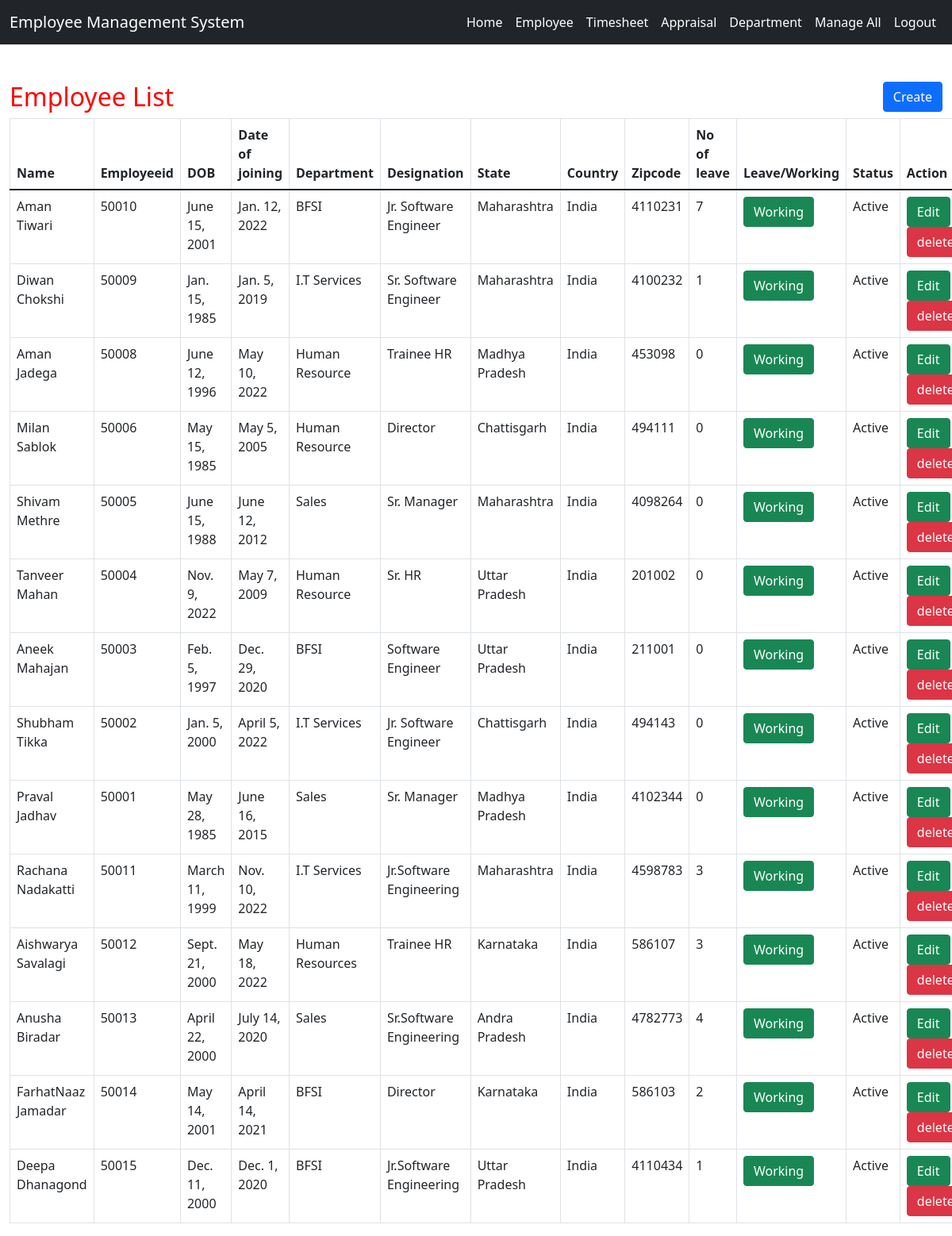
The page /employee-list (signed in) on the database its author committed.
### Employeeapp_/models.py (models this page shows, shortened)
class Employe(models.Model):
    name = models.CharField(max_length=35, null=True, blank=True)
    dob = models.DateField(null=True, blank=True)
    doj = models.DateField(null=True, blank=True)
    department = models.CharField(max_length=40, null=True, blank=True)
    post = models.CharField(max_length=40, null=True, blank=True)
    address = models.CharField(max_length=100, null=True, blank=True)
    employeeid = models.CharField(max_length=40,primary_key=True)
    country = models.CharField(max_length=35, null=True, blank=True)
    zipcode = models.CharField(max_length=20, null=True, blank=True)
    state = models.CharField(max_length=30, null=True, blank=True)
    active = models.BooleanField(default=True)
    leave_count = models.IntegerField(null=True, blank=True, default=0)
    on_leave = models.BooleanField(default=False)

### Employeeapp_/views.py (the view)
# urls.py: path('employee-list',views.employee_list, name="employee_list"),
@login_required
def employee_list(request):
    em_dta = Employe.objects.filter()
    bit = {'employee':em_dta}
    return render(request, 'employee_list.html',bit)

### Employeeapp_/templates/employee_list.html (shortened to what this page needs)
{% extends 'home.html' %}
{% block body %}
<link rel = stylesheet href = "//cdn.datatables.net/1.10.19/css/jquery.dataTables.min.css" defer>
<div  class="container-fluid">
        <h2 style="color:red;margin-top:4%">Employee List
            <a href="{% url 'create_employee' %}"><button class="btn btn-primary" align="right" style="float:right">Create</button></a>
        </h2>
        <table class="table table-bordered" id="myTable">
  <thead>
  <tr>
    <th>Name</th>
    <th>Employeeid</th>
    <th>DOB</th>
    <th>Date of joining</th>
      <th>Department</th>
      <th>Designation</th>
    <th>State</th>
    <th>Country</th>
    <th>Zipcode</th>
    <th>No of leave</th>
    <th>Leave/Working</th>
    <th>Status</th>
    <th>Action</th>
  </tr>
  </thead>
   <tbody>
    {% for i in employee %}
  <tr>
    <td>{{i.name}}</td>
    <td>{{i.employeeid}}</td>
    <td>{{i.dob}}</td>
    <td>{{i.doj}}</td>
      <td>{{i.department}}</td>
      <td>{{i.post}}</td>
      <td>{{i.state}}</td>
      <td>{{i.country}}</td>
      <td>{{i.zipcode}}</td>
      <td>{{i.leave_count}}</td>
      <td>{% if i.on_leave %}
        <a href="{% url 'leave_status' i.employeeid %}" onclick="return confirm('Are you sure, You are working today?')"><button class="btn btn-danger">Leave</button></a>
          {% else %}
          <a href="{% url 'leave_status' i.employeeid %}"  onclick="return confirm('Are you sure, You are applying for leave?')"><button class="btn btn-success">Working</button></a>
        {% endif %}</td>
      <td>{% if i.active %}Active{% else %}Inactive{% endif %}</td>
    <td><a href="{% url 'edit_employee' i.employeeid %}" ><button class="btn btn-success">Edit</button></a>
        <a href="{% url 'delete_employee' i.employeeid %}" onclick="return confirm('Are you sure?')"><button class="btn btn-danger">delete</button></a>
    </td>
  </tr>
    {% endfor %}
    </tbody>
</table>
</div>
{% endblock  %}

### Employeeapp_/templates/home.html (shortened to what this page needs)
<!doctype html>
{% load static %}
<html lang="en">
  <head>
    <link href="https://cdn.jsdelivr.net/npm/bootstrap@5.1.3/dist/css/bootstrap.min.css" rel="stylesheet">
  </head>
  <body>
    <nav class="navbar navbar-expand-lg navbar-dark bg-dark">
      <div class="container-fluid">
        <a class="navbar-brand" href="http://127.0.0.1:8000/home/">
          Employee Management System
        </a>
        <div class="collapse navbar-collapse" id="navbarTogglerDemo03">
          <div class="d-flex">
            <ul class="navbar-nav me-auto mb-2 mb-lg-0">
            <li class="nav-item">
              <a class="nav-link active" aria-current="page" href="/home">Home</a>
            </li>
            <li class="nav-item">
              <a class="nav-link active" aria-current="page" href="/employee-list">Employee</a>
            </li>
            <li class="nav-item">
              <a class="nav-link active" aria-current="page" href="/timesheet-list">Timesheet</a>
            </li>
            <li class="nav-item">
              <a class="nav-link active" aria-current="page" href="/appraisal-list">Appraisal</a>
            </li>
            <li class="nav-item">
              <a class="nav-link active" aria-current="page" href="/department-list">Department</a>
            </li>
            <li class="nav-item">
              <a class="nav-link active" aria-current="page" href="/manage-list">Manage All</a>
            </li>
            <li class="nav-item">
              <a class="nav-link active" aria-current="page" href="/logout">Logout</a>
            </li>
          </ul>
          </div>
        </div>
      </div>
    </nav>
    {% block body %}{% endblock  %}
  </body>
</html>

### rows shown on the page
Employe: name "Aman Tiwari", employeeid "50010", dob "June 15, 2001", doj "Jan. 12, 2022", department "BFSI", post "Jr. Software Engineer", state "Maharashtra", country "India", zipcode "4110231", leave_count "7", on_leave "Working", active "Active"
Employe: name "Diwan Chokshi", employeeid "50009", dob "Jan. 15, 1985", doj "Jan. 5, 2019", department "I.T Services", post "Sr. Software Engineer", state "Maharashtra", country "India", zipcode "4100232", leave_count "1", on_leave "Working", active "Active"
Employe: name "Aman Jadega", employeeid "50008", dob "June 12, 1996", doj "May 10, 2022", department "Human Resource", post "Trainee HR", state "Madhya Pradesh", country "India", zipcode "453098", leave_count "0", on_leave "Working", active "Active"
Employe: name "Milan Sablok", employeeid "50006", dob "May 15, 1985", doj "May 5, 2005", department "Human Resource", post "Director", state "Chattisgarh", country "India", zipcode "494111", leave_count "0", on_leave "Working", active "Active"
Employe: name "Shivam Methre", employeeid "50005", dob "June 15, 1988", doj "June 12, 2012", department "Sales", post "Sr. Manager", state "Maharashtra", country "India", zipcode "4098264", leave_count "0", on_leave "Working", active "Active"
Employe: name "Tanveer Mahan", employeeid "50004", dob "Nov. 9, 2022", doj "May 7, 2009", department "Human Resource", post "Sr. HR", state "Uttar Pradesh", country "India", zipcode "201002", leave_count "0", on_leave "Working", active "Active"
Employe: name "Aneek Mahajan", employeeid "50003", dob "Feb. 5, 1997", doj "Dec. 29, 2020", department "BFSI", post "Software Engineer", state "Uttar Pradesh", country "India", zipcode "211001", leave_count "0", on_leave "Working", active "Active"
Employe: name "Shubham Tikka", employeeid "50002", dob "Jan. 5, 2000", doj "April 5, 2022", department "I.T Services", post "Jr. Software Engineer", state "Chattisgarh", country "India", zipcode "494143", leave_count "0", on_leave "Working", active "Active"
Employe: name "Praval Jadhav", employeeid "50001", dob "May 28, 1985", doj "June 16, 2015", department "Sales", post "Sr. Manager", state "Madhya Pradesh", country "India", zipcode "4102344", leave_count "0", on_leave "Working", active "Active"
Employe: name "Rachana Nadakatti", employeeid "50011", dob "March 11, 1999", doj "Nov. 10, 2022", department "I.T Services", post "Jr.Software Engineering", state "Maharashtra", country "India", zipcode "4598783", leave_count "3", on_leave "Working", active "Active"
Employe: name "Aishwarya Savalagi", employeeid "50012", dob "Sept. 21, 2000", doj "May 18, 2022", department "Human Resources", post "Trainee HR", state "Karnataka", country "India", zipcode "586107", leave_count "3", on_leave "Working", active "Active"
Employe: name "Anusha Biradar", employeeid "50013", dob "April 22, 2000", doj "July 14, 2020", department "Sales", post "Sr.Software Engineering", state "Andra Pradesh", country "India", zipcode "4782773", leave_count "4", on_leave "Working", active "Active"
Employe: name "FarhatNaaz Jamadar", employeeid "50014", dob "May 14, 2001", doj "April 14, 2021", department "BFSI", post "Director", state "Karnataka", country "India", zipcode "586103", leave_count "2", on_leave "Working", active "Active"
Employe: name "Deepa Dhanagond", employeeid "50015", dob "Dec. 11, 2000", doj "Dec. 1, 2020", department "BFSI", post "Jr.Software Engineering", state "Uttar Pradesh", country "India", zipcode "4110434", leave_count "1", on_leave "Working", active "Active"
